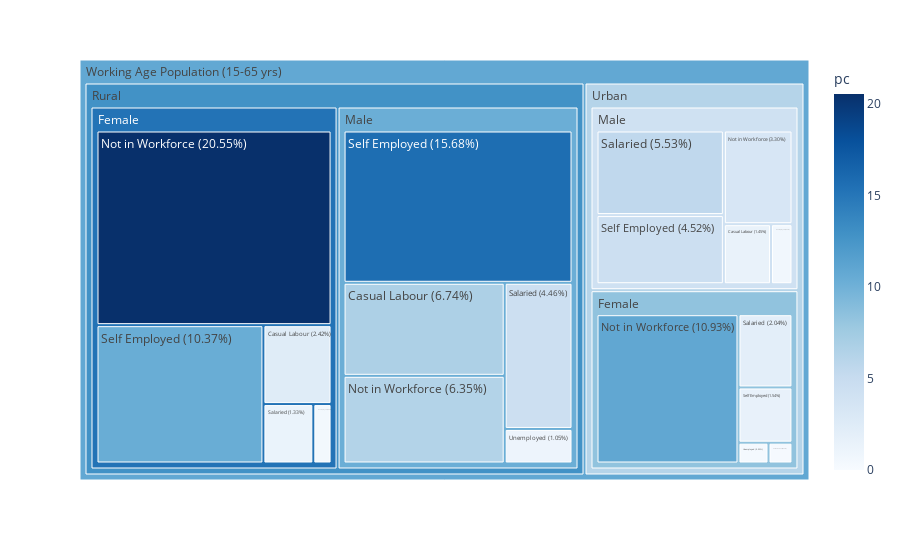

This figure's notebook cell:
### Code cell
px.treemap(zdf, path=[px.Constant("Working Age Population (15-65 yrs)"), "sector", "gender", "label"], values='pc', color='pc', color_continuous_scale='Blues')

### Figure 1 — Plotly figure (JSON) as saved in the notebook; plotly's stock layout.template omitted (floating-point values rounded to 4 significant figures)
{"data": [{"branchvalues": "total", "customdata": [[0.2568], [1.453], [2.416], [6.743], [0.0002906], [0.003572], [10.93], [20.55], [3.301], [6.354], [1.333], [2.039], [4.458], [5.528], [0.0004746], [1.539], [10.37], [15.68], [4.518], [0.3222], [0.4865], [0.661], [1.053], [15.3], [8.363], [10.29], [4.166], [0.0002906], [0.003208], [12.82], [6.238], [10.81]], "domain": {"x": [0, 1], "y": [0, 1]}, "hovertemplate": "labels=%{label}<br>pc_sum=%{value}<br>parent=%{parent}<br>id=%{id}<br>pc=%{color}<extra></extra>", "ids": ["Working Age Population (15-65 yrs)/Urban/Female/Casual Labour (0.26%)", "Working Age Population (15-65 yrs)/Urban/Male/Casual Labour (1.45%)", "Working Age Population (15-65 yrs)/Rural/Female/Casual Labour (2.42%)", "Working Age Population (15-65 yrs)/Rural/Male/Casual Labour (6.74%)", "Working Age Population (15-65 yrs)/Rural/Transgender/Not in Workforce (0.00%)", "Working Age Population (15-65 yrs)/Urban/Transgender/Not in Workforce (0.00%)", "Working Age Population (15-65 yrs)/Urban/Female/Not in Workforce (10.93%)", "Working Age Population (15-65 yrs)/Rural/Female/Not in Workforce (20.55%)", "Working Age Population (15-65 yrs)/Urban/Male/Not in Workforce (3.30%)", "Working Age Population (15-65 yrs)/Rural/Male/Not in Workforce (6.35%)", "Working Age Population (15-65 yrs)/Rural/Female/Salaried (1.33%)", "Working Age Population (15-65 yrs)/Urban/Female/Salaried (2.04%)", "Working Age Population (15-65 yrs)/Rural/Male/Salaried (4.46%)", "Working Age Population (15-65 yrs)/Urban/Male/Salaried (5.53%)", "Working Age Population (15-65 yrs)/Urban/Transgender/Self Employed (0.00%)", "Working Age Population (15-65 yrs)/Urban/Female/Self Employed (1.54%)", "Working Age Population (15-65 yrs)/Rural/Female/Self Employed (10.37%)", "Working Age Population (15-65 yrs)/Rural/Male/Self Employed (15.68%)", "Working Age Population (15-65 yrs)/Urban/Male/Self Employed (4.52%)", "Working Age Population (15-65 yrs)/Urban/Female/Unemployed (0.32%)", "Working Age Population (15-65 yrs)/Rural/Female/Unemployed (0.49%)", "Working Age Population (15-65 yrs)/Urban/Male/Unemployed (0.66%)", "Working Age Population (15-65 yrs)/Rural/Male/Unemployed (1.05%)", "Working Age Population (15-65 yrs)/Rural/Female", "Working Age Population (15-65 yrs)/Urban/Female", "Working Age Population (15-65 yrs)/Rural/Male", "Working Age Population (15-65 yrs)/Urban/Male", "Working Age Population (15-65 yrs)/Rural/Transgender", "Working Age Population (15-65 yrs)/Urban/Transgender", "Working Age Population (15-65 yrs)/Rural", "Working Age Population (15-65 yrs)/Urban", "Working Age Population (15-65 yrs)"], "labels": ["Casual Labour (0.26%)", "Casual Labour (1.45%)", "Casual Labour (2.42%)", "Casual Labour (6.74%)", "Not in Workforce (0.00%)", "Not in Workforce (0.00%)", "Not in Workforce (10.93%)", "Not in Workforce (20.55%)", "Not in Workforce (3.30%)", "Not in Workforce (6.35%)", "Salaried (1.33%)", "Salaried (2.04%)", "Salaried (4.46%)", "Salaried (5.53%)", "Self Employed (0.00%)", "Self Employed (1.54%)", "Self Employed (10.37%)", "Self Employed (15.68%)", "Self Employed (4.52%)", "Unemployed (0.32%)", "Unemployed (0.49%)", "Unemployed (0.66%)", "Unemployed (1.05%)", "Female", "Female", "Male", "Male", "Transgender", "Transgender", "Rural", "Urban", "Working Age Population (15-65 yrs)"], "marker": {"coloraxis": "coloraxis", "colors": [0.2568, 1.453, 2.416, 6.743, 0.0002906, 0.003572, 10.93, 20.55, 3.301, 6.354, 1.333, 2.039, 4.458, 5.528, 0.0004746, 1.539, 10.37, 15.68, 4.518, 0.3222, 0.4865, 0.661, 1.053, 15.3, 8.363, 10.29, 4.166, 0.0002906, 0.003208, 12.82, 6.238, 10.81]}, "name": "", "parents": ["Working Age Population (15-65 yrs)/Urban/Female", "Working Age Population (15-65 yrs)/Urban/Male", "Working Age Population (15-65 yrs)/Rural/Female", "Working Age Population (15-65 yrs)/Rural/Male", "Working Age Population (15-65 yrs)/Rural/Transgender", "Working Age Population (15-65 yrs)/Urban/Transgender", "Working Age Population (15-65 yrs)/Urban/Female", "Working Age Population (15-65 yrs)/Rural/Female", "Working Age Population (15-65 yrs)/Urban/Male", "Working Age Population (15-65 yrs)/Rural/Male", "Working Age Population (15-65 yrs)/Rural/Female", "Working Age Population (15-65 yrs)/Urban/Female", "Working Age Population (15-65 yrs)/Rural/Male", "Working Age Population (15-65 yrs)/Urban/Male", "Working Age Population (15-65 yrs)/Urban/Transgender", "Working Age Population (15-65 yrs)/Urban/Female", "Working Age Population (15-65 yrs)/Rural/Female", "Working Age Population (15-65 yrs)/Rural/Male", "Working Age Population (15-65 yrs)/Urban/Male", "Working Age Population (15-65 yrs)/Urban/Female", "Working Age Population (15-65 yrs)/Rural/Female", "Working Age Population (15-65 yrs)/Urban/Male", "Working Age Population (15-65 yrs)/Rural/Male", "Working Age Population (15-65 yrs)/Rural", "Working Age Population (15-65 yrs)/Urban", "Working Age Population (15-65 yrs)/Rural", "Working Age Population (15-65 yrs)/Urban", "Working Age Population (15-65 yrs)/Rural", "Working Age Population (15-65 yrs)/Urban", "Working Age Population (15-65 yrs)", "Working Age Population (15-65 yrs)", ""], "type": "treemap", "values": [0.2568, 1.453, 2.416, 6.743, 0.0002906, 0.003572, 10.93, 20.55, 3.301, 6.354, 1.333, 2.039, 4.458, 5.528, 0.0004746, 1.539, 10.37, 15.68, 4.518, 0.3222, 0.4865, 0.661, 1.053, 35.16, 15.09, 34.29, 15.46, 0.0002906, 0.004046, 69.45, 30.55, 100]}], "layout": {"autosize": true, "coloraxis": {"colorbar": {"title": {"text": "pc"}}, "colorscale": [[0, "rgb(247,251,255)"], [0.125, "rgb(222,235,247)"], [0.25, "rgb(198,219,239)"], [0.375, "rgb(158,202,225)"], [0.5, "rgb(107,174,214)"], [0.625, "rgb(66,146,198)"], [0.75, "rgb(33,113,181)"], [0.875, "rgb(8,81,156)"], [1, "rgb(8,48,107)"]]}, "legend": {"tracegroupgap": 0}, "margin": {"t": 60}}}
